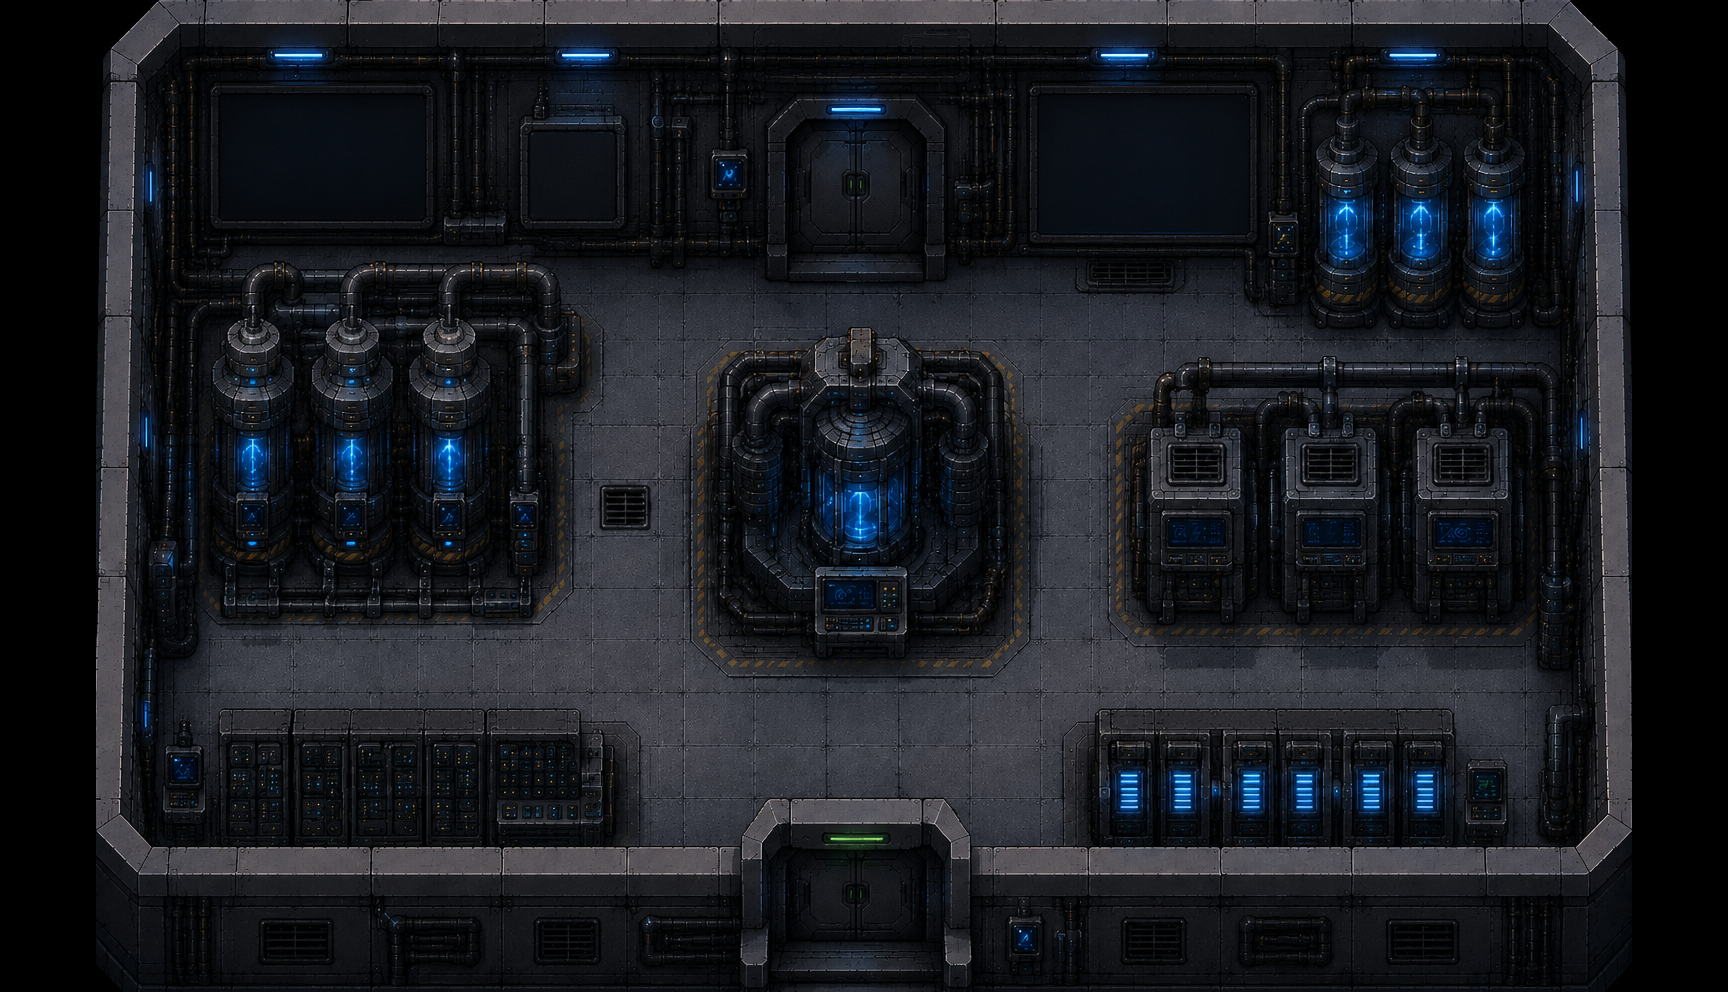

Rendered tile map (Tiled .tmx) drawn with the repository's tilesets; below, a short description and the map source with its tile grids summarised:
An orthogonal 54x31 tile map with 32x32 px tiles, 1 tile layer (Слой тайлов 1) and 21 objects (start_9).

<map version="1.10" tiledversion="1.12.1" orientation="orthogonal" renderorder="right-down" width="54" height="31" tilewidth="32" tileheight="32" infinite="0" nextlayerid="5" nextobjectid="23">
 <tileset firstgid="1" name="energoblock" tilewidth="32" tileheight="32" tilecount="1536" columns="48">
  <image source="energoblock.png" width="1536" height="1024" />
 </tileset>
 <layer id="1" name="Слой тайлов 1" width="54" height="31">
  <data>[1674 cells, 1488 non-empty, 1488 distinct tile ids]</data>
 </layer>
 <objectgroup id="2" name="collision">
  <object id="2" x="810" y="342" width="100" height="318" />
  <object id="3" x="898" y="350" width="90" height="284" />
  <object id="4" x="724" y="368" width="180" height="256" />
  <object id="5" x="128" y="264" width="404" height="356" />
  <object id="6" x="524" y="268" width="44" height="126" />
  <object id="7" x="80" y="-36" width="1648" height="308" />
  <object id="8" x="1250" y="256" width="554" height="74" />
  <object id="9" x="1556" y="314" width="264" height="690" />
  <object id="10" x="1144" y="374" width="618" height="242" />
  <object id="11" x="1096" y="706" width="360" height="232" />
  <object id="12" x="1450" y="762" width="62" height="270" />
  <object id="13" x="1498" y="824" width="96" height="186" />
  <object id="14" x="754" y="800" width="198" height="180" />
  <object id="15" x="950" y="836" width="1170" height="226" />
  <object id="16" x="70" y="846" width="1490" height="306" />
  <object id="17" x="204" y="722" width="402" height="160" />
  <object id="18" x="86" y="722" width="130" height="144" />
  <object id="19" x="56" y="572" width="100" height="212" />
  <object id="20" x="38" y="208" width="102" height="416" />
 </objectgroup>
 <objectgroup id="3" name="start">
  <object id="21" name="start_9" x="790" y="256" width="122" height="42" />
 </objectgroup>
 <objectgroup id="4" name="exit">
  <object id="22" x="794" y="268" width="126" height="46" />
 </objectgroup>
</map>
